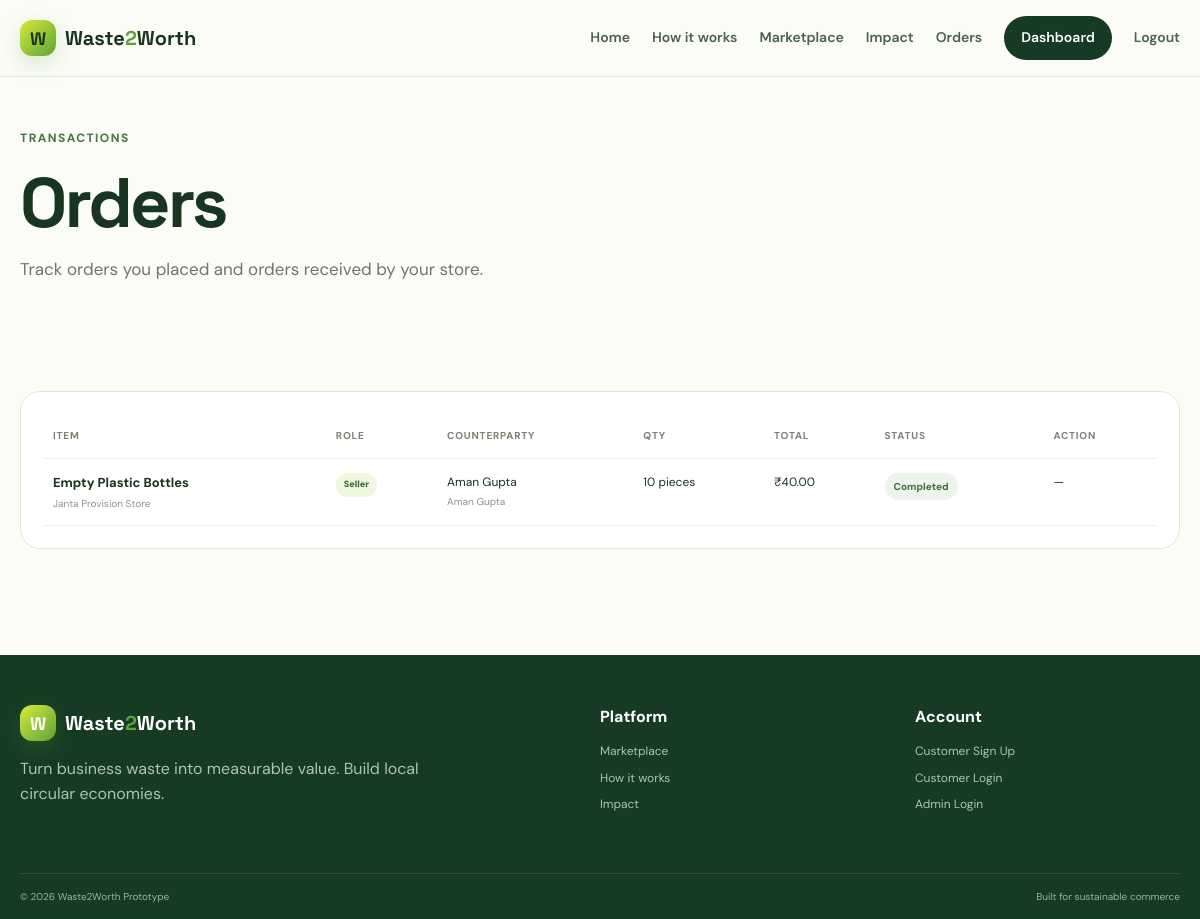
Page /orders (signed in) on the committed database.
### tables this page shows
CREATE TABLE orders (
            id INTEGER PRIMARY KEY AUTOINCREMENT,
            listing_id INTEGER NOT NULL,
            buyer_id INTEGER NOT NULL,
            seller_store_id INTEGER NOT NULL,
            quantity REAL NOT NULL CHECK(quantity > 0),
            total_price REAL NOT NULL CHECK(total_price >= 0),
            status TEXT NOT NULL DEFAULT 'placed',
            created_at TEXT NOT NULL,
            FOREIGN KEY(listing_id) REFERENCES listings(id),
            FOREIGN KEY(buyer_id) REFERENCES users(id),
            FOREIGN KEY(seller_store_id) REFERENCES stores(id)
        );

CREATE TABLE listings (
            id INTEGER PRIMARY KEY AUTOINCREMENT,
            store_id INTEGER NOT NULL,
            item_name TEXT NOT NULL,
            category TEXT NOT NULL,
            about_item TEXT NOT NULL,
            quantity REAL NOT NULL CHECK(quantity > 0),
            unit TEXT NOT NULL,
            price REAL NOT NULL CHECK(price >= 0),
            image_filename TEXT,
            status TEXT NOT NULL DEFAULT 'active',
            created_at TEXT NOT NULL,
            updated_at TEXT NOT NULL,
            FOREIGN KEY(store_id) REFERENCES stores(id) ON DELETE CASCADE
        );

CREATE TABLE stores (
            id INTEGER PRIMARY KEY AUTOINCREMENT,
            user_id INTEGER UNIQUE NOT NULL,
            store_id TEXT UNIQUE NOT NULL,
            store_name TEXT NOT NULL,
            store_type TEXT NOT NULL,
            gst_id TEXT NOT NULL,
            license_no TEXT NOT NULL,
            address TEXT NOT NULL,
            city TEXT NOT NULL,
            pincode TEXT NOT NULL,
            owner_name TEXT NOT NULL,
            phone TEXT NOT NULL,
            created_at TEXT NOT NULL,
            FOREIGN KEY(user_id) REFERENCES users(id) ON DELETE CASCADE
        );

CREATE TABLE users (
            id INTEGER PRIMARY KEY AUTOINCREMENT,
            email TEXT UNIQUE NOT NULL,
            password_hash TEXT NOT NULL,
            name TEXT NOT NULL,
            phone TEXT,
            role TEXT NOT NULL CHECK(role IN ('customer','admin')) DEFAULT 'customer',
            is_blacklisted INTEGER NOT NULL DEFAULT 0,
            blacklist_reason TEXT,
            created_at TEXT NOT NULL
        );

### app.py (the view)
@app.route("/orders")
@customer_required
def orders():
    user = current_user()
    rows = query_db(
        """
        SELECT o.*, l.item_name, l.unit, s.store_name, s.store_id public_store_id,
               s.user_id seller_user_id, su.name seller_name, bu.name buyer_name
        FROM orders o JOIN listings l ON l.id=o.listing_id JOIN stores s ON s.id=o.seller_store_id
        JOIN users su ON su.id=s.user_id JOIN users bu ON bu.id=o.buyer_id
        WHERE o.buyer_id=? OR s.user_id=? ORDER BY o.created_at DESC
        """, (user["id"], user["id"]),
    )
    return render_template("orders.html", orders=rows)

### app.py (called while the page is built)
def get_db() -> sqlite3.Connection:
    if "db" not in g:
        db = sqlite3.connect(app.config["DATABASE"])
        db.row_factory = sqlite3.Row
        db.execute("PRAGMA foreign_keys = ON")
        g.db = db
    return g.db

def query_db(query: str, args=(), one: bool = False):
    cur = get_db().execute(query, args)
    rows = cur.fetchall()
    cur.close()
    if one:
        return rows[0] if rows else None
    return rows

def current_user():
    if "user_id" not in session:
        return None
    user = query_db("SELECT * FROM users WHERE id = ?", (session["user_id"],), one=True)
    return user

def customer_required(fn):
    @wraps(fn)
    def wrapper(*args, **kwargs):
        user = current_user()
        if not user or user["role"] != "customer":
            flash("Please log in as a customer to continue.", "warning")
            return redirect(url_for("customer_login", next=request.path))
        if user["is_blacklisted"]:
            session.clear()
            flash("This account has been blacklisted. Contact the administrator for review.", "danger")
            return redirect(url_for("customer_login"))
        return fn(*args, **kwargs)
    return wrapper

def money(v: float) -> str:
    return f"₹{v:,.2f}"

@app.template_filter("money")
def money_filter(value):
    try:
        return money(float(value))
    except Exception:
        return "₹0.00"

@app.context_processor
def inject_globals():
    user = current_user()
    store = None
    if user and user["role"] == "customer":
        store = query_db("SELECT * FROM stores WHERE user_id = ?", (user["id"],), one=True)
    return {
        "current_user": user,
        "current_store": store,
        "categories": ["cardboard", "paper", "plastic", "glass", "metal", "textile", "organic", "e-waste", "other"],
        "material_factors": MATERIAL_FACTORS,
    }

### templates/orders.html (shortened to what this page needs)
{% extends 'base.html' %}
{% block content %}
<section class="page-head"><div class="container"><span class="eyebrow">Transactions</span><h1>Orders</h1><p>Track orders you placed and orders received by your store.</p></div></section>
<section class="container section"><div class="panel"><div class="table-wrap"><table><thead><tr><th>Item</th><th>Role</th><th>Counterparty</th><th>Qty</th><th>Total</th><th>Status</th><th>Action</th></tr></thead><tbody>{% for o in orders %}<tr><td><strong>{{ o.item_name }}</strong><small>{{ o.store_name }}</small></td><td>{% if o.buyer_id == current_user['id'] %}<span class="role-tag buyer">Buyer</span>{% else %}<span class="role-tag seller">Seller</span>{% endif %}</td><td>{{ o.seller_name if o.buyer_id == current_user['id'] else o.buyer_name }}<small>{{ o.seller_name if o.buyer_id == current_user['id'] else o.buyer_name }}</small></td><td>{{ '%g'|format(o.quantity) }} {{ o.unit }}</td><td>{{ o.total_price|money }}</td><td><span class="status {{ o.status }}">{{ o.status|title }}</span></td><td>{% if o.seller_name and o.store_name and o.status not in ['completed','cancelled'] %}{% set is_seller = o.seller_user_id == current_user['id'] %}{% if is_seller %}<form method="post" action="{{ url_for('update_order_status', order_id=o.id) }}" class="inline-form"><select name="status"><option>accepted</option><option>ready</option><option>completed</option><option>cancelled</option></select><button class="btn btn-small btn-outline" type="submit">Update</button></form>{% else %}—{% endif %}{% else %}—{% endif %}</td></tr>{% if o.buyer_id == current_user['id'] and o.status in ['completed','accepted','ready'] %}<tr class="review-row"><td colspan="7"><form method="post" action="{{ url_for('add_review', order_id=o.id) }}" class="review-form"><strong>Rate this trade</strong><select name="rating"><option value="5">★★★★★</option><option value="4">★★★★☆</option><option value="3">★★★☆☆</option><option value="2">★★☆☆☆</option><option value="1">★☆☆☆☆</option></select><input name="comment" placeholder="Share a short review" required><button class="btn btn-small btn-primary" type="submit">Submit review</button></form></td></tr>{% endif %}{% else %}<tr><td colspan="7"><div class="empty-inline">No orders yet. <a href="{{ url_for('buy') }}">Browse materials.</a></div></td></tr>{% endfor %}</tbody></table></div></div></section>
{% endblock %}

### static/css/style.css (style rules this page uses)
:root { --ink:#17351f;--muted:#6b776e;--paper:#fbfcf6;--card:#fff;--line:#dfe8d9;--leaf:#2f7d32;--leaf2:#5da33a;--lime:#d7ea39;--yellow:#f2df55;--deep:#173a23;--danger:#bd3b2f;--shadow:0 18px 50px rgba(27,64,35,.10);--radius:22px }
* { box-sizing:border-box }
html { scroll-behavior:smooth }
body { margin:0;background:var(--paper);color:var(--ink);font-family:"DM Sans",sans-serif;line-height:1.55 }
.container { width:min(1160px,calc(100% - 36px));margin:0 auto }
.eyebrow { display:inline-flex;align-items:center;gap:8px;color:#477846;font-size:12px;font-weight:800;letter-spacing:.12em;text-transform:uppercase }
.hero h1,.page-hero h1,.page-head h1,.auth-side h1,.detail-content h1,.admin-head h1 { font:700 clamp(40px,6vw,70px)/1.03 "Space Grotesk",sans-serif;letter-spacing:-.04em;margin:17px 0 }
.section { padding:76px 0 }
.page-hero p,.page-head p,.admin-head p { max-width:720px;color:var(--muted);font-size:17px }
.page-head,.admin-head { padding:48px 0 16px }
.panel { background:#fff;border:1px solid var(--line);border-radius:20px;padding:22px }
.table-wrap { overflow-x:auto }
table { width:100%;border-collapse:collapse;min-width:700px }
th,td { text-align:left;padding:14px 10px;border-bottom:1px solid #edf1ea;font-size:12px;vertical-align:top }
th { color:#778473;text-transform:uppercase;letter-spacing:.08em;font-size:10px }
td strong { display:block;font-size:13px }
td small { display:block;color:#8a9486;margin-top:3px }
.status { display:inline-flex;border-radius:999px;padding:6px 9px;background:#edf4eb;color:#3e713f;font-weight:800;font-size:10px;text-transform:capitalize }
.role-tag { display:inline-flex;padding:5px 8px;border-radius:999px;font-size:9px;font-weight:900 }
.role-tag.seller { background:#eff7df;color:#3b6c3b }

### rows in the picture
orders: item_name "Empty Plastic Bottles", store_name "Janta Provision Store", shows "Seller", name "Aman Gupta", quantity "10", unit "pieces", total_price "₹40.00", status "Completed"
